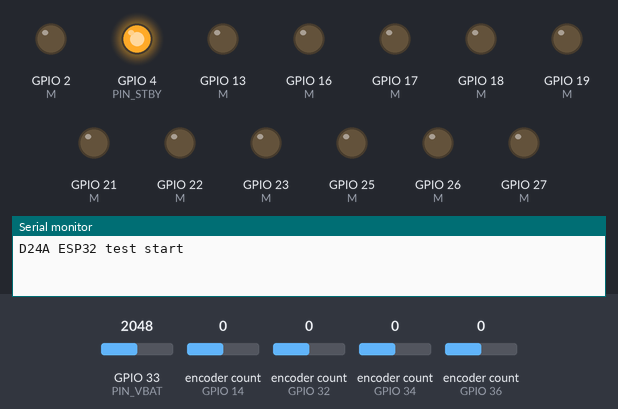
A sketch run on a simulated ESP32. Shown: output pins drawn as LEDs (lit = HIGH), the last lines printed to the serial monitor. Inputs (shaded band) come from the test bench; at power-on: GPIO 33 (PIN_VBAT) = 2048, encoder count (sensors on GPIO 14, GPIO 32, GPIO 34, GPIO 36) 0.

Above: at 0.05 s.
At 2.5 s:
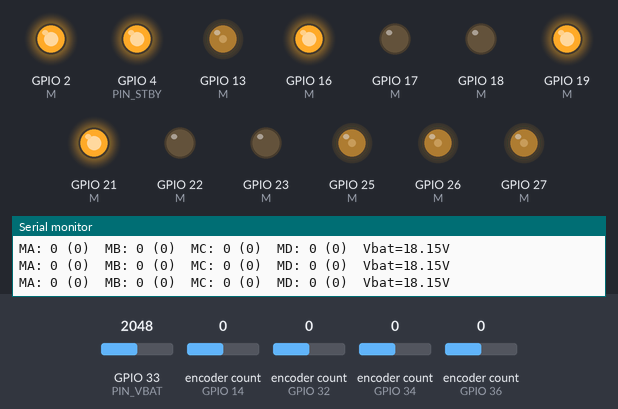
At 5.0 s:
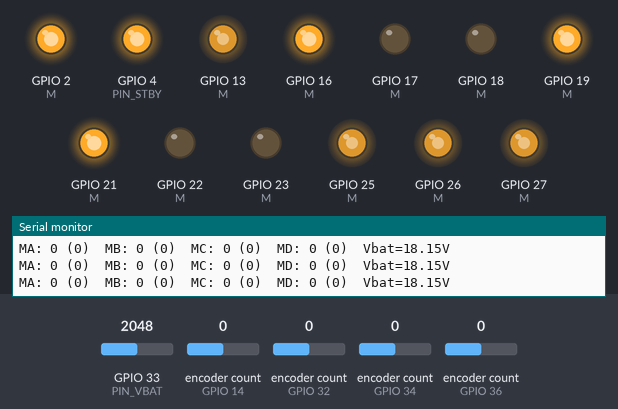
At 9.95 s:
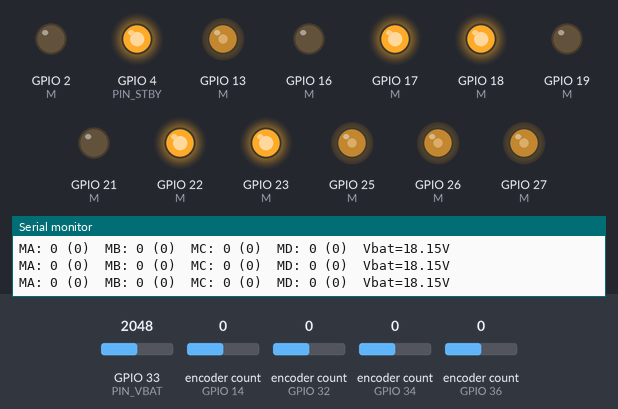
Timing chart, 0 to 13.0 s (numbered marks = the images above):
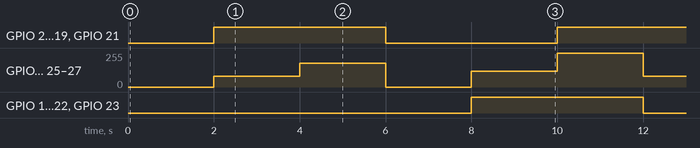

The sketch:

D24A_ESP32_Test.ino
```cpp
/*
 * D24A (WHEELTEC, 2x TB6612FNG) - 4 motor + 4 encoder test
 * Board  : ESP32 DevKit (ESP32 klasik), Arduino-ESP32 core 3.x
 * Library: ESP32Encoder (madhephaestus) - via Library Manager
 *
 * Wiring:
 *   D24A        GPIO
 *   STBY        4      (LOW saat boot -> motor aman)
 *   PWMA..PWMD  25, 26, 27, 13
 *   AIN1/AIN2   16 / 17
 *   BIN1/BIN2   18 / 19
 *   CIN1/CIN2   21 / 22
 *   DIN1/DIN2   23 / 2
 *   E1A/E1B     34 / 35   (input-only)
 *   E2A/E2B     36 / 39   (input-only)
 *   E3A/E3B     32 / 5
 *   E4A/E4B     14 / 15
 *   ADC         33        (ADC1, aman dipakai bareng WiFi)
 *   GND         GND       WAJIB common ground
 *
 * ================================================================
 *  !!! PERINGATAN !!!
 *  Encoder di D24A dicatu 5V -> sinyal E1A..E4B kemungkinan 0-5V.
 *  GPIO ESP32 TIDAK toleran 5V (maks 3.3V). Sambung langsung bisa
 *  MERUSAK ESP32 secara permanen.
 *  -> Ukur dulu level sinyal encoder.
 *  -> Kalau ~5V, WAJIB level shifter / pembagi resistor (10k/20k)
 *     di ke-8 jalur encoder. Lihat README bagian 6.3.
 *  -> Jangan sambungkan pin 5V D24A ke GPIO mana pun.
 * ================================================================
 *
 * Encoder di-decode x4 oleh hardware PCNT (tanpa ISR).
 */

#include <ESP32Encoder.h>

struct Motor {
  uint8_t pwm, in1, in2;
};

const Motor M[4] = {
  {25, 16, 17},  // A
  {26, 18, 19},  // B
  {27, 21, 22},  // C
  {13, 23, 2},   // D
};

const uint8_t PIN_STBY = 4;
const uint8_t ENC_A[4] = {34, 36, 32, 14};
const uint8_t ENC_B[4] = {35, 39, 5, 15};
const uint8_t PIN_VBAT = 33;

const uint32_t PWM_FREQ = 20000;  // 20 kHz, tidak terdengar
const uint8_t  PWM_BITS = 8;      // duty 0..255

// Konektor B & D di D24A urutannya xO2..xO1 (kebalik dari A & C)
const int8_t MOTOR_DIR[4] = {1, -1, 1, -1};
const int8_t ENC_DIR[4]   = {1, 1, 1, 1};

ESP32Encoder enc[4];

void setMotor(uint8_t i, int speed) {
  speed = constrain(speed, -255, 255) * MOTOR_DIR[i];
  if (speed > 0) {
    digitalWrite(M[i].in1, HIGH);
    digitalWrite(M[i].in2, LOW);
  } else if (speed < 0) {
    digitalWrite(M[i].in1, LOW);
    digitalWrite(M[i].in2, HIGH);
  } else {
    digitalWrite(M[i].in1, LOW);   // coast
    digitalWrite(M[i].in2, LOW);
  }
  ledcWrite(M[i].pwm, abs(speed));
}

void brakeMotor(uint8_t i) {
  digitalWrite(M[i].in1, HIGH);
  digitalWrite(M[i].in2, HIGH);
  ledcWrite(M[i].pwm, 255);
}

void setAll(int a, int b, int c, int d) {
  setMotor(0, a); setMotor(1, b); setMotor(2, c); setMotor(3, d);
}

long readEnc(uint8_t i) {
  return (long)enc[i].getCount() * ENC_DIR[i];
}

float readVbat() {
  // D24A: Vadc = Vin / 11 ; analogReadMilliVolts sudah terkalibrasi eFuse
  return analogReadMilliVolts(PIN_VBAT) * 11.0f / 1000.0f;
}

void setup() {
  Serial.begin(115200);

  // STBY LOW dulu selama inisialisasi
  pinMode(PIN_STBY, OUTPUT);
  digitalWrite(PIN_STBY, LOW);

  for (uint8_t i = 0; i < 4; i++) {
    pinMode(M[i].in1, OUTPUT);
    pinMode(M[i].in2, OUTPUT);
    digitalWrite(M[i].in1, LOW);
    digitalWrite(M[i].in2, LOW);
    ledcAttach(M[i].pwm, PWM_FREQ, PWM_BITS);
    ledcWrite(M[i].pwm, 0);
  }

  // Encoder: pull-up dari sisi encoder / level shifter, bukan internal
  ESP32Encoder::useInternalWeakPullResistors = puType::none;
  for (uint8_t i = 0; i < 4; i++) {
    enc[i].attachFullQuad(ENC_A[i], ENC_B[i]);  // x4 decoding di PCNT
    enc[i].setFilter(250);                      // filter glitch (~3 us)
    enc[i].clearCount();
  }

  analogSetPinAttenuation(PIN_VBAT, ADC_11db);

  digitalWrite(PIN_STBY, HIGH);   // driver aktif
  Serial.println("D24A ESP32 test start");
}

void loop() {
  // Demo: maju pelan -> maju cepat -> stop -> mundur -> brake
  static const int seq[] = {80, 180, 0, -120, 999};   // 999 = brake
  static uint8_t step = 0;
  static uint32_t tStep = 0, tPrint = 0;
  static long last[4] = {0, 0, 0, 0};

  uint32_t now = millis();

  if (now - tStep >= 2000) {
    tStep = now;
    int s = seq[step];
    if (s == 999) {
      for (uint8_t i = 0; i < 4; i++) brakeMotor(i);
    } else {
      setAll(s, s, s, s);
    }
    Serial.printf("cmd = %d\n", s);
    step = (step + 1) % (sizeof(seq) / sizeof(seq[0]));
  }

  if (now - tPrint >= 100) {
    tPrint = now;
    for (uint8_t i = 0; i < 4; i++) {
      long c = readEnc(i);
      Serial.printf("M%c: %ld (%ld)  ", 'A' + i, c, c - last[i]);
      last[i] = c;
    }
    Serial.printf("Vbat=%.2fV\n", readVbat());
  }
}
```

Measured:
- by itself, GPIO 2 (M), GPIO 16 (M), GPIO 19 (M), GPIO 21 (M): repeats every 10.0 s: LOW 4.0 s, HIGH 6.0 s
- by itself, GPIO 17 (M), GPIO 18 (M), GPIO 22 (M), GPIO 23 (M): alternates HIGH for 4.0 s and LOW for 6.0 s
- by itself, GPIO 13 (M), GPIO 25 (M), GPIO 26 (M), GPIO 27 (M): repeats every 10.0 s: 179/255 2.0 s, 0/255 2.0 s, 120/255 2.0 s, 255/255 2.0 s, 80/255 2.0 s
